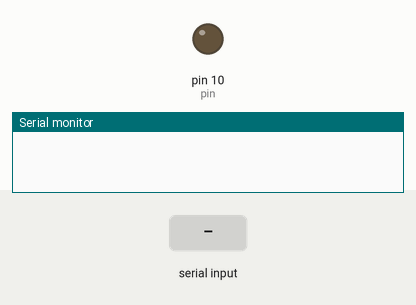
Bench run of a sketch on a simulated Arduino Uno, built with avr-gcc and run on an emulated ATmega328P. Parts: output pins drawn as LEDs (lit = HIGH), the last lines printed to the serial monitor. The inputs (shaded band) are chosen by the test bench.

Above: at 1.2 s.
1.3 s: "1" received over Serial
At 2.4 s:
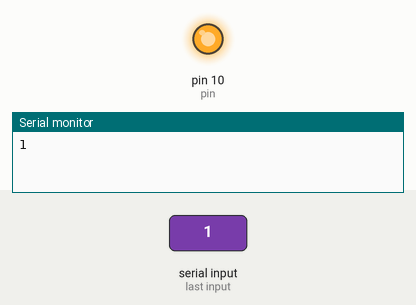
2.8 s: "0" received over Serial
At 3.6 s:
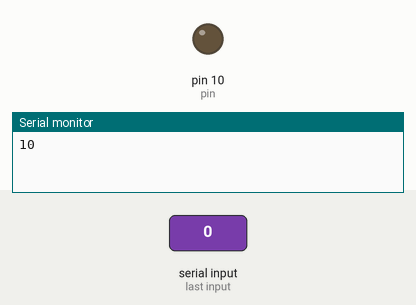
Timing chart, 0 to 5.8 s (numbered marks = the images above; inputs shaded):
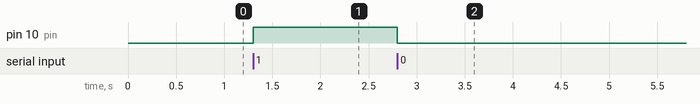

Measured:
- after the input at 1.3 s, pin 10 (pin): LOW → HIGH at once
- after the input at 2.8 s, pin 10 (pin): HIGH → LOW at once

The sketch:

serial_code.ino
```cpp
char serialData;
int pin=10;

void setup() {
  pinMode(pin,OUTPUT);
  Serial.begin(9600);

}

void loop() {
 if(Serial.available() > 0){
   serialData = Serial.read();
   Serial.print( serialData);
 }
 if( serialData == '1')
 {
  digitalWrite(pin,HIGH);
 }
 else if( serialData == '0')
{
  digitalWrite(pin,LOW);
}
}
```
